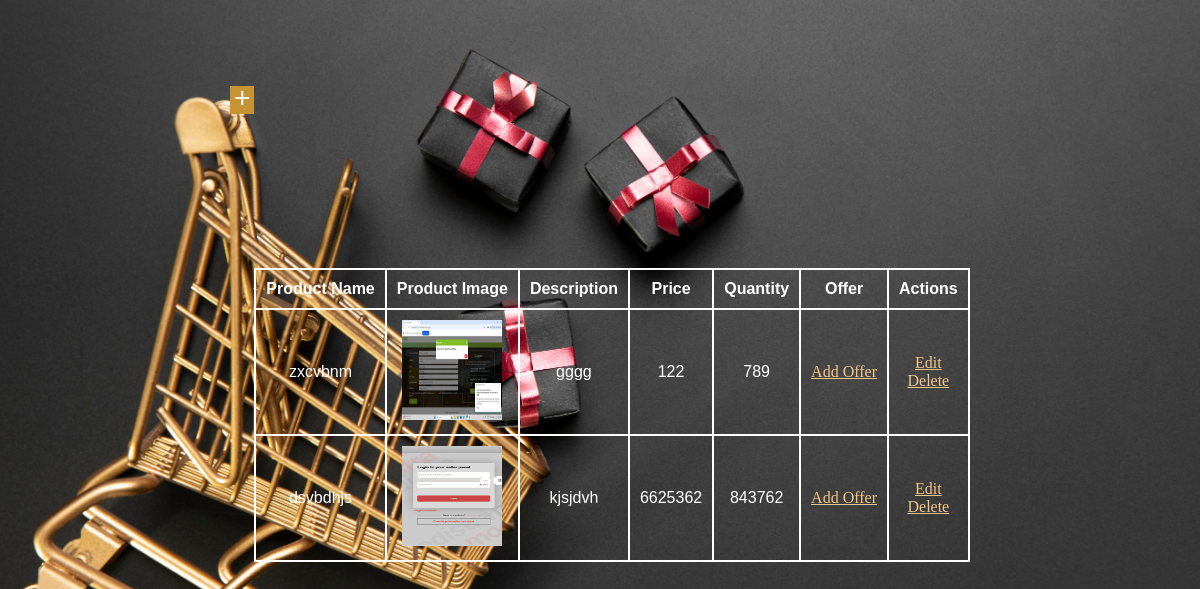
Before: /sellerproduct with the older database file.
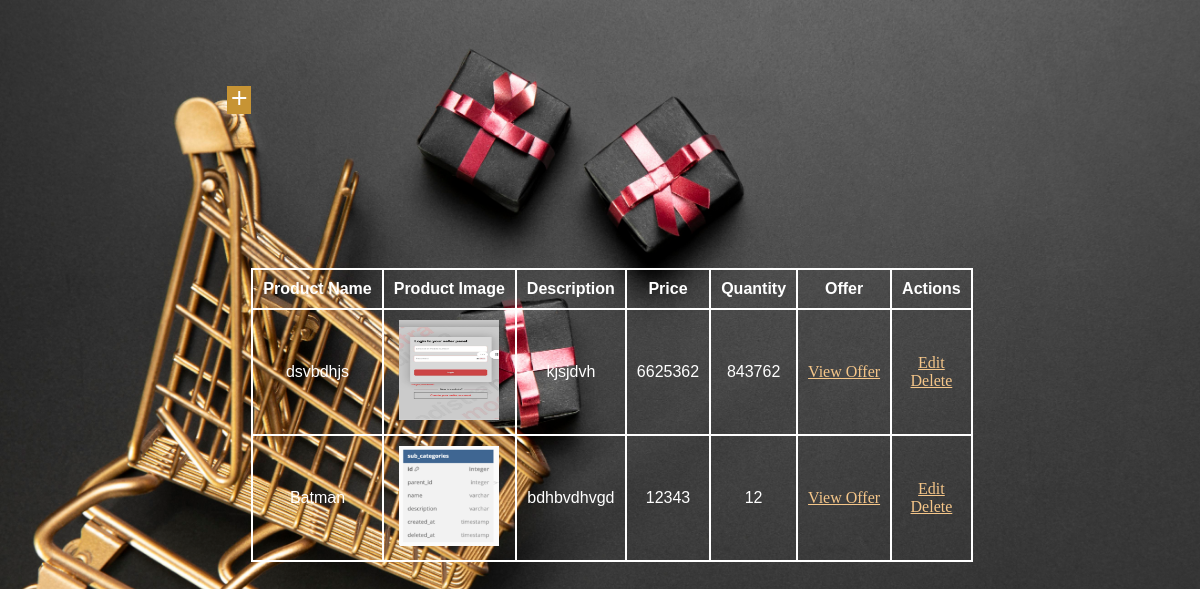
After: the same page with the newer database file.
### SpeedKartApp/models.py (models this page shows)
class Product_Table(models.Model):
    SELLER_ID = models.ForeignKey(Seller_Table, on_delete=models.CASCADE, null=True, blank=True)
    CATEGORY= models.ForeignKey(Category_Table, on_delete=models.CASCADE, null=True, blank=True)
    Product_name = models.CharField(max_length=100, null=True, blank=True)
    Product_image = models.FileField(upload_to='product/',null= True,blank=True)
    Description =  models.CharField(max_length= 100, null= True, blank= True)
    Price = models.IntegerField(null= True, blank= True)
    Quantity = models.IntegerField(null= True, blank= True)

### SpeedKartApp/views.py (the view)
# urls.py: path('sellerproduct', SellerProduct.as_view(), name="sellerproduct"),
class SellerProduct(View):
    def get(self, request):
        x=Product_Table.objects.all()
        return render(request, 'seller/manageproduct_seller.html', {'obj' : x})

### templates/seller/manageproduct_seller.html (shortened to what this page needs)
{% load static %}
<!DOCTYPE html>
<html lang="en">
<head>
    <link rel="stylesheet" href="{% static 'style.css' %}">
</head>
<body>
    <div class="test">
        <div class="add">
            <a href="/selleraddproduct"><i class="material-icons">add</i></a>
        </div>
        <table>
            <tr>
                <th>Product Name</th>
                <th>Product Image</th>
                <th>Description</th>
                <th>Price</th>
                <th>Quantity</th>
                <th>Offer</th>
                <th>Actions</th>
            </tr>
            {% for i in obj %}
            <tr>
                <td>{{ i.Product_name }}</td>
                <td>
                    <img src="{{ i.Product_image.url }}" alt="Product Image" height="100px" width="100px">
                </td>
                <td>{{ i.Description }}</td>
                <td>{{ i.Price }}</td>
                <td>{{ i.Quantity }}</td>
                <td>
                    {% if i.offer_table_set.exists %}
                        <a href="/viewoffer/{{ i.id }}">View Offer</a>
                    {% else %}
                        <a href="/selleraddoffer/{{ i.id }}">Add Offer</a>
                    {% endif %}
                </td>
                <td>
                    <a href="/editpro/{{ i.id }}">Edit</a><br>
                    <a href="/deletepro/{{ i.id }}" onclick="return confirm('Are you sure you want to delete this item?')">Delete</a>
                </td>
            </tr>
            {% endfor %}
        </table>
    </div>
</body>
</html>

Changed rows visible on the page:
removed Product_Table: Product_name "zxcvbnm", Product_image (picture), Description "gggg", Price "122", Quantity "789"
computed for Product_Table "dsvbdhjs": text "Add Offer" → "View Offer"
added Product_Table: Product_name "Batman", Product_image (picture), Description "bdhbvdhvgd", Price "12343", Quantity "12"
